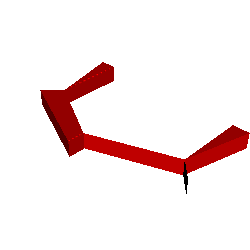

This figure's Python source:
#!/usr/bin/env python

# Demonstrate vtkDelaunay3D with alpha shapes on a set of manually
# defined 3D points.

# Factory overrides
import vtkmodules.vtkInteractionStyle  # noqa: F401
import vtkmodules.vtkRenderingOpenGL2  # noqa: F401

from vtkmodules.vtkCommonCore import vtkPoints
from vtkmodules.vtkCommonDataModel import vtkPolyData
from vtkmodules.vtkFiltersCore import vtkDelaunay3D
from vtkmodules.vtkRenderingCore import (
    vtkActor,
    vtkDataSetMapper,
    vtkRenderWindow,
    vtkRenderWindowInteractor,
    vtkRenderer,
)

# Data from Sandia
points = vtkPoints()
points.InsertNextPoint(0, 0, 0)
points.InsertNextPoint(1, 0, 0)
points.InsertNextPoint(1, 1, 0)
points.InsertNextPoint(0, 1, 0)
points.InsertNextPoint(0, 0, 5)
points.InsertNextPoint(1, 0, 4)
points.InsertNextPoint(1, 1, 4)
points.InsertNextPoint(0, 1, 5)
points.InsertNextPoint(5, 0, 7)
points.InsertNextPoint(5, 0, 6)
points.InsertNextPoint(5, 1, 6)
points.InsertNextPoint(5, 1, 7)
points.InsertNextPoint(11, 1, 5)
points.InsertNextPoint(10, 1, 4)
points.InsertNextPoint(10, 0, 4)
points.InsertNextPoint(11, 0, 5)
points.InsertNextPoint(10, 0, 0)
points.InsertNextPoint(11, 0, 0)
points.InsertNextPoint(11, 1, 0)
points.InsertNextPoint(10, 1, 0)

profile = vtkPolyData()
profile.SetPoints(points)

# Triangulate with alpha shape
delaunay = vtkDelaunay3D()
delaunay.SetInputData(profile)
delaunay.SetTolerance(0.01)
delaunay.SetAlpha(2.8)
delaunay.AlphaTetsOn()
delaunay.AlphaTrisOn()
delaunay.AlphaLinesOff()
delaunay.AlphaVertsOn()

mapper = vtkDataSetMapper()
mapper.SetInputConnection(delaunay.GetOutputPort())

actor = vtkActor()
actor.SetMapper(mapper)
actor.GetProperty().SetColor(1, 0, 0)

# Renderer
renderer = vtkRenderer()
renderer.AddActor(actor)
renderer.SetBackground(1, 1, 1)

# Window
render_window = vtkRenderWindow()
render_window.AddRenderer(renderer)
render_window.SetSize(250, 250)
render_window.SetWindowName("delaunay3d alpha test")

# Scene
camera = renderer.GetActiveCamera()
camera.SetFocalPoint(0, 0, 0)
camera.SetPosition(1, 1, 1)
renderer.ResetCamera()

# Interactor
interactor = vtkRenderWindowInteractor()
interactor.SetRenderWindow(render_window)

interactor.Initialize()
interactor.Start()
